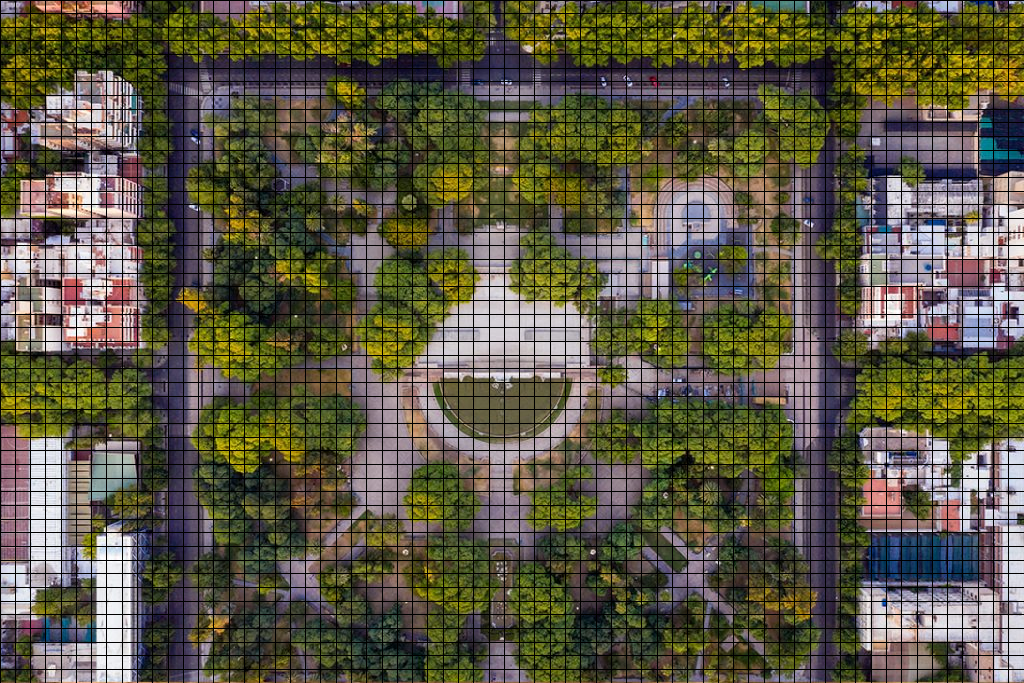
#> input picture Mapas/photo2.png, 1024 x 683 px
$ python Main.py
#> lines starting #> are read from the running program, lines starting #| are printed output that depends on the picture; after the words box and inside, x2 and y2 are one past the last pixel; in counts of white or black regions, pixels touching at a corner belong together
### Coordenadas.py
import Data

#Esta variable global determinara que rectangulos tendran una altura distinta a las demas
columnas = list()
for x in range(17):
    valor = 3*x - 1
    if (x==0): valor = 0
    columnas.append(valor)

#Esta variable global determinara que rectangulos tendran un ancho distinto a las demas
filas = list()
cont=3

for x in range(10):
    x=x+1
    filas.append(7*x)
    filas.append(cont)
    cont=cont+7

#Obtener la cantidad de rectangulos que hay en una grilla de imagenes
def crearCuadricula(filas,columnas):

    #Generalmente filas, columnas = 50,50
    matriz = [[1] * filas for i in range(columnas)]

    return matriz

#Representar los obstaculos en la matriz
def camino(fila,columna,matriz):

    matriz[fila][columna]=0

    return matriz

def coordenadaInicial(fila,columna):

    filas = Data.filas1()
    columnas = Data.columnas1()

    y1 = columnas[columna]
    x1 = filas[fila]

    return x1,y1

#Determinar alto de la columna
def hColumna(columna,columnas):

    #Devuelve True si la columna se encuentra en columnas
    return (columna in columnas)

#Determinar ancho de la columna
def wFilas(fila,filas):

    #Devuelve True si la columna se encuentra en columnas
    return (fila in filas)

#Determinar coordenadas finales de cada rectangulo
def coordenadaFinal(x1,y1,fila,columna):

    #Dimensiones de cada rectangulo
    w,h = 13,12

    #Los rectangulos pares son mas delgados que los impares
    if (hColumna(columna,columnas) == True): h=11

    #Cada 4 rectangulos, ese rectngulo aumenta una unidad su ancho
    if (wFilas(fila,filas) == True): w=14

    #Definir coordenadas finales
    x2 = x1 + w
    y2 = y1 + h

    return x2, y2

#Definir coordenadas del camino sencillamente marcando un inicio y fin entre dos puntos
def lineaHorizontal(inicio,fin,x,y,fila):

#> called with inicio = 13, fin = 52, fila = 6
    distancia = (fin - inicio)+1

    for i in range(distancia):
        x.append(inicio+i)
        y.append(fila)

    return x,y

#Definir coordenadas del camino sencillamente marcando un inicio y fin entre dos puntos
def lineaVertical(inicio,fin,x,y,columna):

    distancia = (fin - inicio)+1

    for i in range(distancia):
        x.append(columna)
        y.append(inicio+i)

    return x,y

#Definir coordenas a cada fila a partir de una lista de columnas
def asignarValores(x,y,fila,valores):

#> called with fila = 7
    for i in range(len(valores)):
        x.append(valores[i])
        y.append(fila)

    return x,y

### Aestrella.py
import Coordenadas, Data

class Node():

    def __init__(self, parent=None, position=None):
        self.parent = parent
        self.position = position

        #g -> Es la distancia entre el nodo actual y el nodo de inicio.
        self.g = 0
        #h -> Es la heuristica: Distancia estimada desde el nodo actual hasta el nodo final.
        self.h = 0
        #f -> Es el costo total del nodo
        self.f = 0

    def __eq__(self, other):
        return self.position == other.position


def aEstrella(maze, start, end):

    #Crear un nodo inicial y final
    start_node = Node(None, start)
    start_node.g = start_node.h = start_node.f = 0
    end_node = Node(None, end)
    end_node.g = end_node.h = end_node.f = 0

    #Inicializar ambas listas
    open_list = []
    closed_list = []

    #Agregar el nodo inicial
    open_list.append(start_node)

    #Realizar un Loop hasta alcanzar el nodo final
    while len(open_list) > 0:

        #Obtener el nodo actual
        current_node = open_list[0]
        current_index = 0
        for index, item in enumerate(open_list):
            if item.f < current_node.f:
                current_node = item
                current_index = index

        #Quitar nodo de la lista abierta y pasa a la lista cerrada
        open_list.pop(current_index)
        closed_list.append(current_node)

        #Encontrar el objetivo
        if current_node == end_node:
            path = []
            current = current_node
            while current is not None:
                path.append(current.position)
                current = current.parent
            return path[::-1] #Devuelve el path inverso

        #Generar los hijos
        children = []
        for new_position in [(0, -1), (0, 1), (-1, 0), (1, 0), (-1, -1), (-1, 1), (1, -1), (1, 1)]: #Cuadrados Adyacentes

            #Obtener la posicion del nodo
            node_position = (current_node.position[0] + new_position[0], current_node.position[1] + new_position[1])

            #Asegurarse que esta dentro del rango
            if node_position[0] > (len(maze) - 1) or node_position[0] < 0 or node_position[1] > (len(maze[len(maze)-1]) -1) or node_position[1] < 0:
                continue

            #Asegurse que esta en un lugar donde pueda caminar (osea que sean ceros en la matriz)
            if maze[node_position[0]][node_position[1]] != 0:
                continue

            #Crear un nuevo nodo
            new_node = Node(current_node, node_position)

            #Append
            children.append(new_node)

        # Loop a traves de los nodos hijo
        for child in children:

            #El nodo hijo esta en la lista closed
            for closed_child in closed_list:
                if child == closed_child:
                    continue

            #Definir los valores de f, g, y h
            child.g = current_node.g + 1
            child.h = ((child.position[0] - end_node.position[0]) ** 2) + ((child.position[1] - end_node.position[1]) ** 2)
            child.f = child.g + child.h

            #El nodo hijo ya esta en la lista open
            for open_node in open_list:
                if child == open_node and child.g > open_node.g:
                    continue

            #Agregar el nodo hijo a la lista open
            open_list.append(child)


#Bibliografia: https://medium.com/@nicholas.w.swift/easy-a-star-pathfinding-7e6689c7f7b2

### Funciones.py
import Coordenadas, Data
import cv2

#Representar el path encontrado con Aestrella
def dibujarRectangulo(fila,columna,image,color):

    #Coordenada Inicial
    x1 , y1 = Coordenadas.coordenadaInicial(fila,columna)
    #Coordenada Final
    x2 , y2 = Coordenadas.coordenadaFinal(x1,y1,fila,columna)

    #Thickness -> Queremos rellenar el recangulo por eso le ponemos -1
    thickness = -1
    #Agregar rectangulo relleno a la imagen
    image = cv2.rectangle(image, (x1,y1),(x2,y2),color,thickness)

    return image

# [22 lines left out: function dibujarRegla, not called in this run]

# [19 lines of commented-out code are left out]

### Data.py
import Coordenadas
#Todos estos datos son para el mapa del parque de Mendoza

#Definir camino en el mapa
def pathMendoza():

    x = list()
    y = list()

    x,y = Coordenadas.lineaHorizontal(13,52,x,y,6)
    x,y = Coordenadas.asignarValores(x,y,7,[13,14,29,35,36,44,45,52])
    x,y = Coordenadas.asignarValores(x,y,8,[13,14,43,52])
    x,y = Coordenadas.lineaHorizontal(29,36,x,y,8)
    x,y = Coordenadas.asignarValores(x,y,9,[13,15,29,36,42,52])
    x,y = Coordenadas.asignarValores(x,y,10,[13,16,29,36,41,52])
    x,y = Coordenadas.asignarValores(x,y,11,[13,17,29,36,40,52])
    x,y = Coordenadas.asignarValores(x,y,12,[13,18,19,20,29,36,40,52])
    x,y = Coordenadas.asignarValores(x,y,13,[13,29,36,40,52])
    x,y = Coordenadas.lineaHorizontal(19,25,x,y,13)
    x,y = Coordenadas.asignarValores(x,y,14,[13,29,36,40,52])
    x,y = Coordenadas.lineaHorizontal(21,25,x,y,14)
    x,y = Coordenadas.lineaHorizontal(21,25,x,y,15)
    x,y = Coordenadas.asignarValores(x,y,15,[13,24,29,36,40,52])
    x,y = Coordenadas.lineaVertical(16,48,x,y,13)
    x,y = Coordenadas.lineaVertical(16,48,x,y,52)
    x,y = Coordenadas.lineaHorizontal(13,52,x,y,49)
    x,y = Coordenadas.lineaHorizontal(13,24,x,y,26)
    x,y = Coordenadas.lineaHorizontal(41,51,x,y,26)
    x,y = Coordenadas.lineaHorizontal(23,41,x,y,17)
    x,y = Coordenadas.lineaHorizontal(23,41,x,y,18)
    x,y = Coordenadas.lineaHorizontal(24,41,x,y,38)
    x,y = Coordenadas.asignarValores(x,y,16,[24,29,36,40])
    x,y = Coordenadas.lineaVertical(19,38,x,y,23)
    x,y = Coordenadas.lineaVertical(19,38,x,y,24)
    x,y = Coordenadas.lineaVertical(19,38,x,y,41)
    x,y = Coordenadas.lineaVertical(28,38,x,y,25)
    x,y = Coordenadas.lineaVertical(28,37,x,y,26)
    x,y = Coordenadas.lineaVertical(38,48,x,y,31)
    x,y = Coordenadas.lineaVertical(38,47,x,y,34)
    x,y = Coordenadas.lineaVertical(33,38,x,y,38)
    x,y = Coordenadas.lineaVertical(33,38,x,y,39)
    x,y = Coordenadas.lineaVertical(34,38,x,y,40)
    x,y = Coordenadas.lineaVertical(34,37,x,y,42)
    x,y = Coordenadas.lineaVertical(34,38,x,y,48)
    x,y = Coordenadas.lineaVertical(32,37,x,y,32)
    x,y = Coordenadas.lineaVertical(32,37,x,y,33)
    x,y = Coordenadas.lineaHorizontal(13,21,x,y,42)
    x,y = Coordenadas.asignarValores(x,y,48,[25,32,33,36,37,45,50,51])
    x,y = Coordenadas.asignarValores(x,y,47,[24,32,33,38,45,49,50,51])
    x,y = Coordenadas.asignarValores(x,y,46,[23,39,46,49])
    x,y = Coordenadas.asignarValores(x,y,18,[42,43,49,50,51])
    x,y = Coordenadas.asignarValores(x,y,45,[22,40,41,46,48])
    x,y = Coordenadas.asignarValores(x,y,44,[20,21,41,42,43,46,47])
    x,y = Coordenadas.asignarValores(x,y,43,[17,18,19,20,21,43,44,46])
    x,y = Coordenadas.asignarValores(x,y,42,[44,45])
    x,y = Coordenadas.asignarValores(x,y,41,[18,19,22,43,45,46])
    x,y = Coordenadas.asignarValores(x,y,40,[17,20,23,42,44,45,46])
    x,y = Coordenadas.asignarValores(x,y,39,[17,21,23,24,41,43,44,46,47])
    x,y = Coordenadas.asignarValores(x,y,38,[16,22,43,47])
    x,y = Coordenadas.asignarValores(x,y,37,[15,31,34])
    x,y = Coordenadas.asignarValores(x,y,36,[14,34])
    x,y = Coordenadas.lineaVertical(33,36,x,y,22)
    x,y = Coordenadas.lineaVertical(34,36,x,y,49)
    x,y = Coordenadas.lineaHorizontal(43,47,x,y,34)
    x,y = Coordenadas.asignarValores(x,y,33,[27])
    x,y = Coordenadas.asignarValores(x,y,32,[29,30,31,34,35])
    x,y = Coordenadas.asignarValores(x,y,31,[28,29,35,36,37])
    x,y = Coordenadas.asignarValores(x,y,30,[28,36,37,39,40])
    x,y = Coordenadas.asignarValores(x,y,29,[27,28,37,38,39,40])
    x,y = Coordenadas.asignarValores(x,y,28,[14,15,27,28,37,38,39,40])
    x,y = Coordenadas.asignarValores(x,y,27,[14,15,38])

    return x,y

#Definir las coordenadas iniciales de las filas y columnas
def columnas1():
    columnas1 = [1,14,28,41,55,69,82,96,110,123,137,151,164,178,192,205,219,233,246,260,274,287,301,315,328,342,356,369,383,  397,410,424,438,451,465,479,492,506,520,533,547,561,574,588,602,615,629,643,656,670]
    return columnas1

def filas1():
    filas1 = [1,16,31,46,62,77,92,107,123,138,153,169,184,199,214,230,245,260,276,291,306,321,337,352,367,383,398,413,428,444,459,474, 490,505,520,535, 551,566,581,597,612,627,642,658,673,688,704,719,734,749,765,780,795,811,826,841,856,872,887,902,918,933,948,963,979,994,1009]
    return filas1


### Main.py
import Coordenadas, Data, Aestrella, Funciones
import cv2

#Definir Grilla
matriz = Coordenadas.crearCuadricula(50,67)

#Definir camino
x,y = Data.pathMendoza()
rango = len(x)

for i in range(rango):
    matriz = Coordenadas.camino(x[i],y[i],matriz)

#Definir condiciones
start = (26, 49)
end = (13, 39)

if ((start[0] in x) and (start[1] in y) and (end[0] in x) and (end[1]in y)):
    path = Aestrella.aEstrella(matriz, start, end)
    print(path)
else:
    print("Los puntos ingresados no son recorrible/caminables")

#Dibujar path, punto inicial y final
imagen=cv2.imread("./Mapas/photo2.png")
#> imagen is the input picture: shape (683, 1024, 3); mean B, G, R 67.7, 87.4, 91.5

rango = len(path)
for i in range(rango):
    imagen = Funciones.dibujarRectangulo(path[i][0],path[i][1],imagen,(0,256,0))
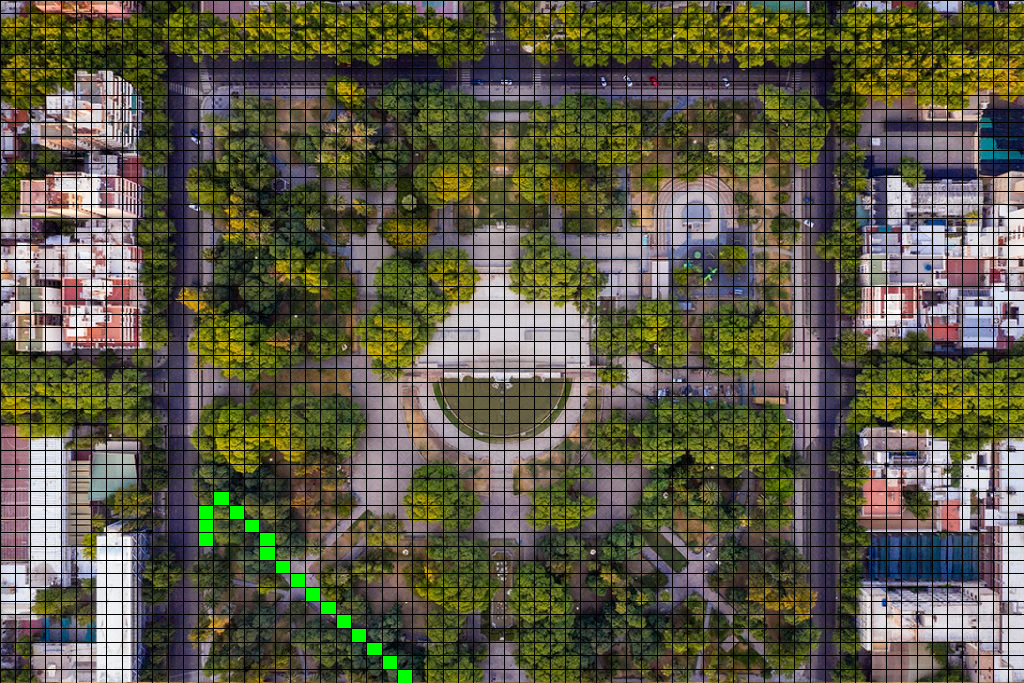
#> imagen: shape (683, 1024, 3); 0.44% of pixels changed, all inside (x1, y1, x2, y2) = (199, 492, 412, 683)

imagen = Funciones.dibujarRectangulo(start[0],start[1],imagen,(256,0,0))
#> in dibujarRectangulo (call 18), `image = cv2.rectangle(image, (x1,y1),(x2,y2),color,thickness)`:
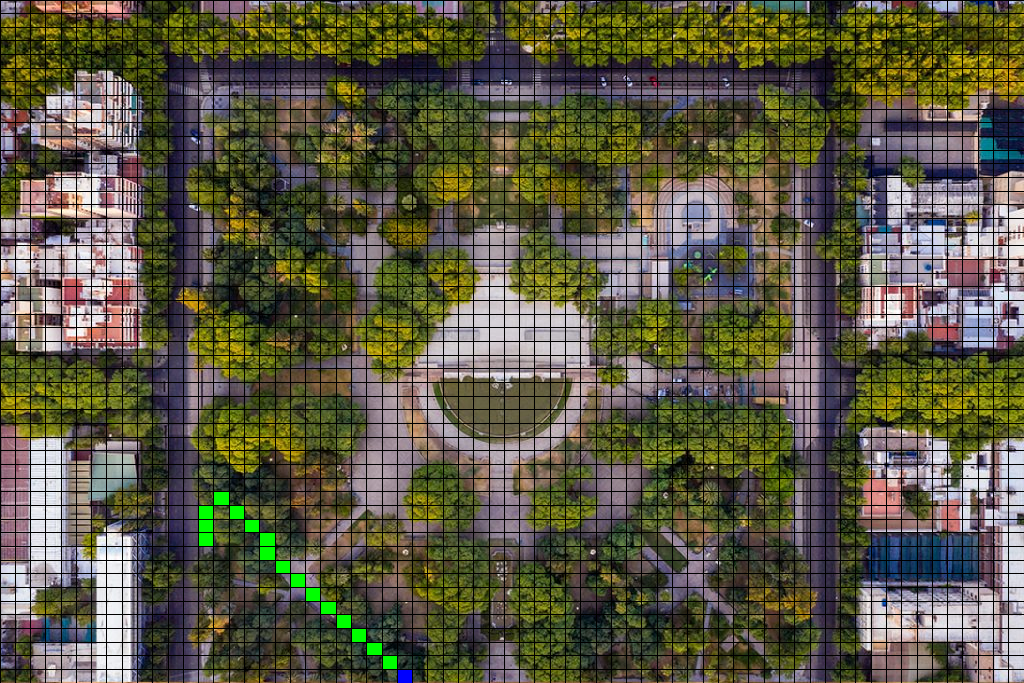
#> image: shape (683, 1024, 3); mean B, G, R 67.4, 88.1, 91.2
imagen = Funciones.dibujarRectangulo(end[0],end[1],imagen,(0,0,256))
#> in dibujarRectangulo (call 19), `image = cv2.rectangle(image, (x1,y1),(x2,y2),color,thickness)`: image: shape (683, 1024, 3); 0.03% of pixels changed, all inside (x1, y1, x2, y2) = (199, 533, 213, 546)

cv2.imwrite("Solucion.png",imagen)

$ run again, with Mapas/photo1.png copied over Mapas/photo2.png
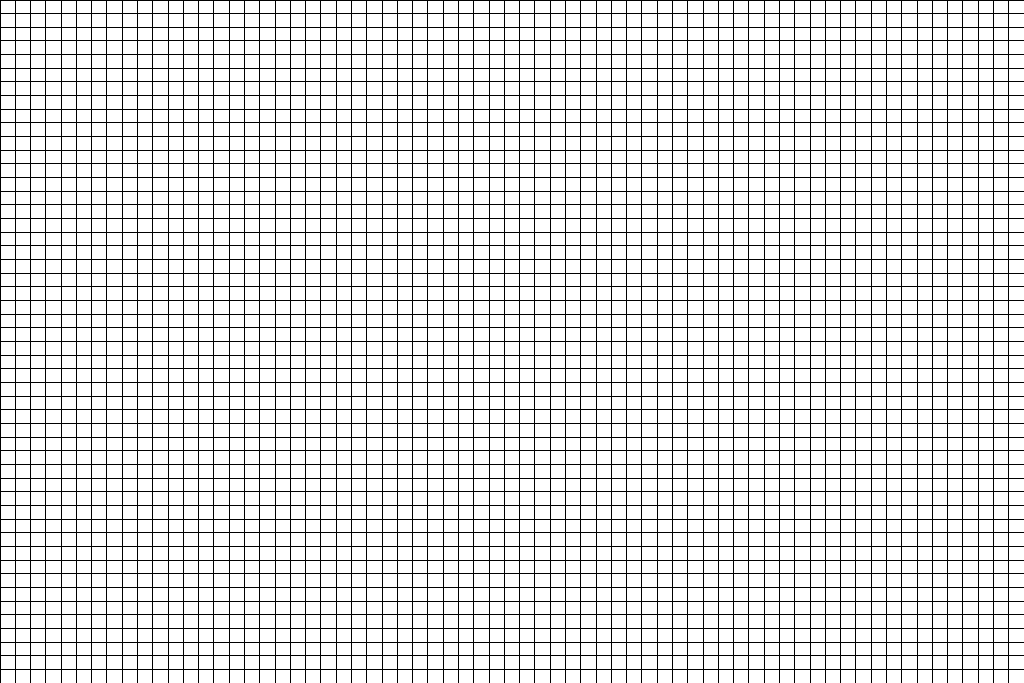
#> input picture Mapas/photo1.png, 1024 x 683 px
#> imagen is the input picture: shape (683, 1024, 3); 86.6% white; black in thin lines or dots
#> after the loop `for i in range(rango):`:
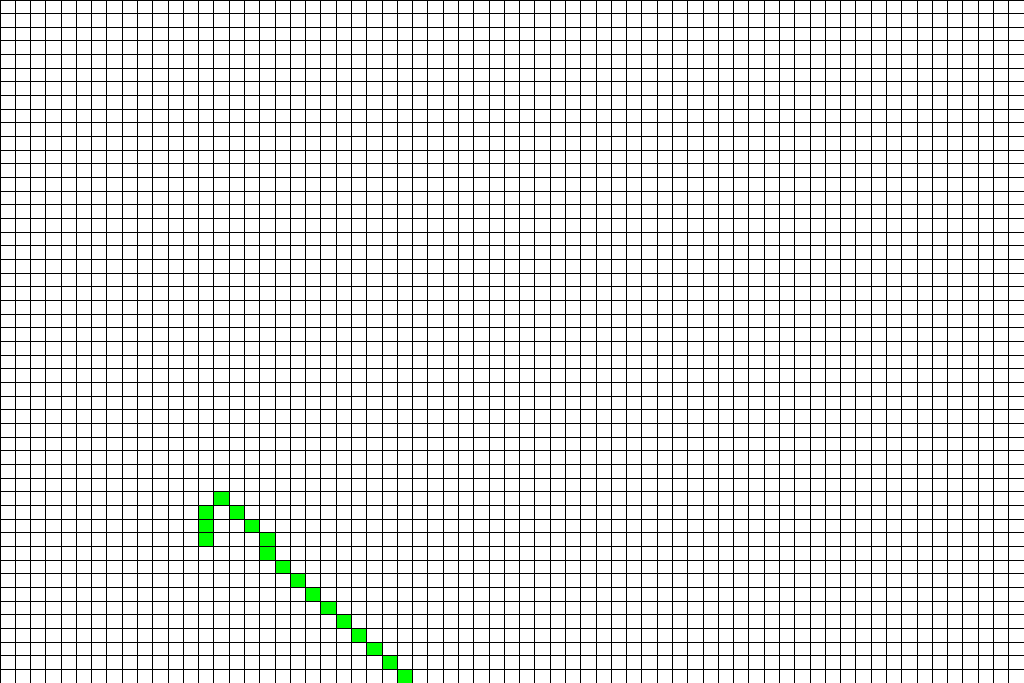
#> imagen: shape (683, 1024, 3); 0.44% of pixels changed, all inside (x1, y1, x2, y2) = (199, 492, 412, 683)
#> in dibujarRectangulo (call 18), `image = cv2.rectangle(image, (x1,y1),(x2,y2),color,thickness)`:
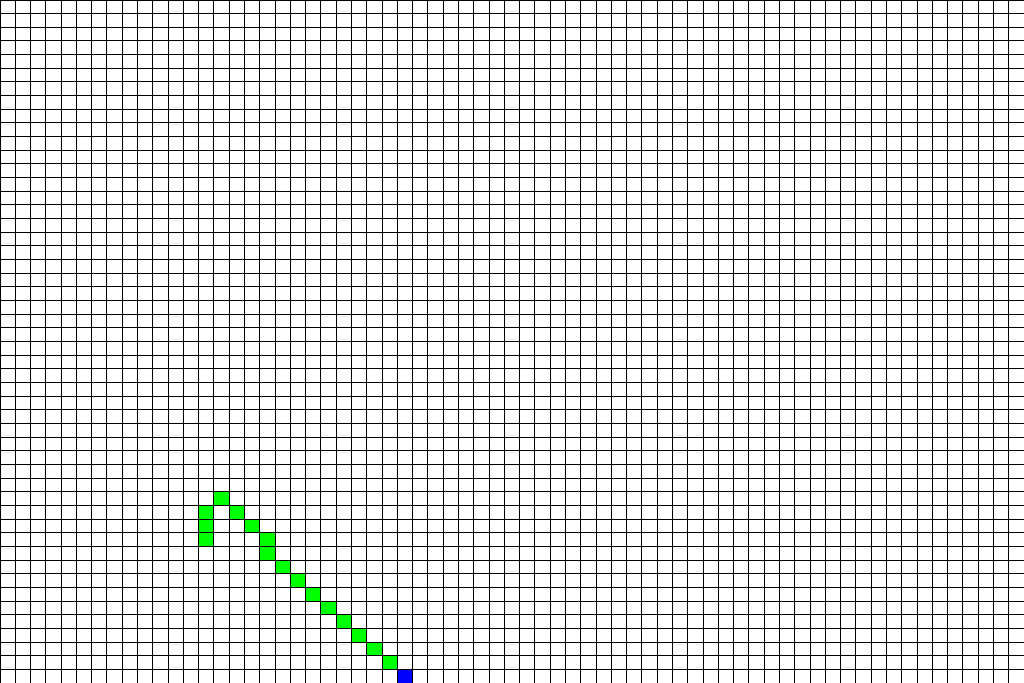
#> image: shape (683, 1024, 3); mean B, G, R 219.8, 220.8, 219.7
#> image: shape (683, 1024, 3); 0.03% of pixels changed, all inside (x1, y1, x2, y2) = (199, 533, 213, 546)
